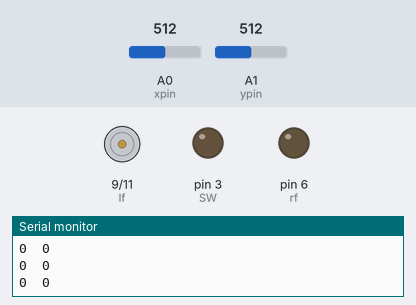
Simulated run of this sketch. Board: Arduino Uno, built with avr-gcc and run on an emulated ATmega328P. Parts: motor-driver pin pairs drawn as motors (green arrow = first pin HIGH = forward, orange = second pin HIGH = backward, longer = more drive), output pins drawn as LEDs (lit = HIGH), the last lines printed to the serial monitor. Inputs (shaded band) come from the test bench; at power-on: A1 (ypin) = 512, A0 (xpin) = 512.

Above: at 1.2 s.
1.3 s: A1 (ypin) set to 489
At 2.4 s:
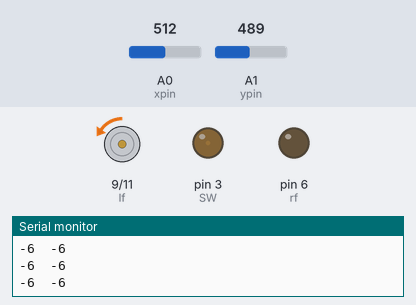
2.8 s: A1 (ypin) set to 467
At 3.6 s:
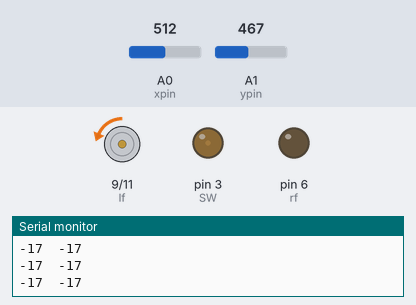
5.8 s: A0 (xpin) set to 716
At 7.0 s:
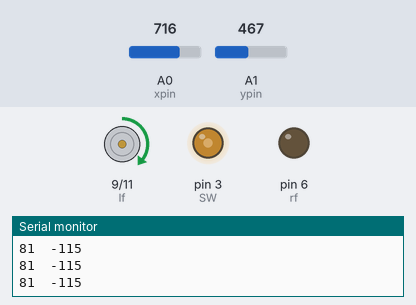
7.3 s: A0 (xpin) set to 734
At 8.3 s:
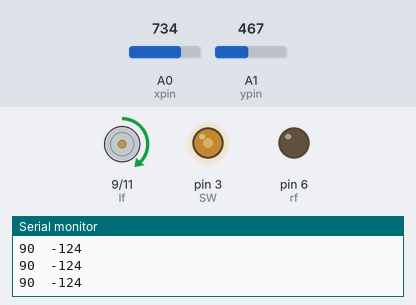
8.8 s: A0 (xpin) set to 766
At 9.4 s:
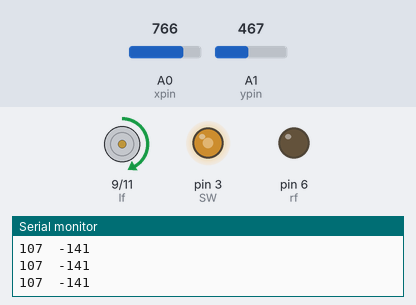
10.3 s: A1 (ypin) set to 532
At 10.8 s:
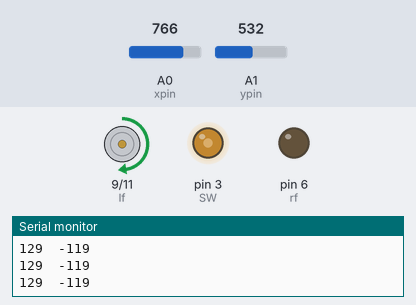
Timing chart, 0 to 12.8 s (numbered marks = the images above; inputs shaded):
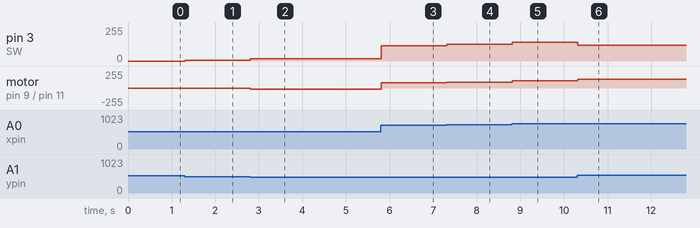

The sketch:

joystick.ino
```cpp
int SW=3;
int xpin=A0;
int ypin=A1;
int rf=6;
int rb=3;
int lf=9;
int lb=11;
int ledR, ledL, X;
void setup() {
    Serial.begin(9600);
    pinMode(SW, OUTPUT);
    digitalWrite(SW, HIGH);
    pinMode(xpin, INPUT);
    pinMode(ypin, INPUT);
    pinMode(rf, OUTPUT);
    pinMode(rb, OUTPUT);
    pinMode(lf, OUTPUT);
    pinMode(lb, OUTPUT);
}

void loop()
{
        int x=analogRead(xpin);
        int y=analogRead(ypin);
        y=constrain(y,0,1023);
        x=constrain(x,0,1023);
        if(y>522)
        {
          ledR = map(y, 522, 1023, 0, 255);
          ledL = map(y, 522, 1023, 0, 255);
        }
        else if(y<502)
        {
          ledR = map(y, 502, 0, 0, -255);
          ledL = map(y, 502, 0, 0, -255);
        }
        else
        {
          ledR = 0;
          ledL = 0;
        }
        if(x>522)
        {
          X= map(x, 522, 1023, 0, 255);
          ledR = ledR - X;
          ledL = ledL + X;
          if (ledL > 255)
          {
            ledL = 255;
          }
          if (ledR < -255)
          {
            ledR = -255;
          }
        }
        else if(x<502)
        {
          X= map(x, 502, 0, 0, 255);
          ledR = ledR + X;
          ledL = ledL - X;
          if (ledR > 255)
          {
            ledR = 255;
          }
          if (ledL < -255)
          {
            ledL = -255;
          }
        }
        Serial.print(ledL);
        Serial.print('\t');
        Serial.println(ledR);
        if(ledL<0)
        {
          ledL=-ledL;
          analogWrite(lb,ledL);
          digitalWrite(lf, LOW);
        }
        else
        {
          analogWrite(lf,ledL);
          digitalWrite(lb, LOW);
        }
        if(ledR<0)
        {
          ledR=-ledR;
          analogWrite(rb,ledR);
          digitalWrite(rf, LOW);
        }
        else
        {
          analogWrite(rf,ledR);
          digitalWrite(rb, LOW);
        }
    }
```

Measured:
- after the input at 1.3 s, pin 3 (SW): 0/255 → 6/255 at once; motor on pin 9 (lf) / pin 11 (lb): stopped → backward 6/255 at once
- after the input at 2.8 s, pin 3 (SW): 6/255 → 17/255 at once; motor on pin 9 (lf) / pin 11 (lb): backward 6/255 → backward 17/255 at once
- after the input at 5.8 s, pin 3 (SW): 17/255 → 115/255 at once; motor on pin 9 (lf) / pin 11 (lb): backward 17/255 → forward 81/255 at once
- after the input at 7.3 s, pin 3 (SW): 115/255 → 124/255 at once; motor on pin 9 (lf) / pin 11 (lb): forward 81/255 → forward 90/255 at once
- after the input at 8.8 s, pin 3 (SW): 124/255 → 141/255 at once; motor on pin 9 (lf) / pin 11 (lb): forward 90/255 → forward 107/255 at once
- after the input at 10.3 s, pin 3 (SW): 141/255 → 119/255 at once; motor on pin 9 (lf) / pin 11 (lb): forward 107/255 → forward 129/255 at once
